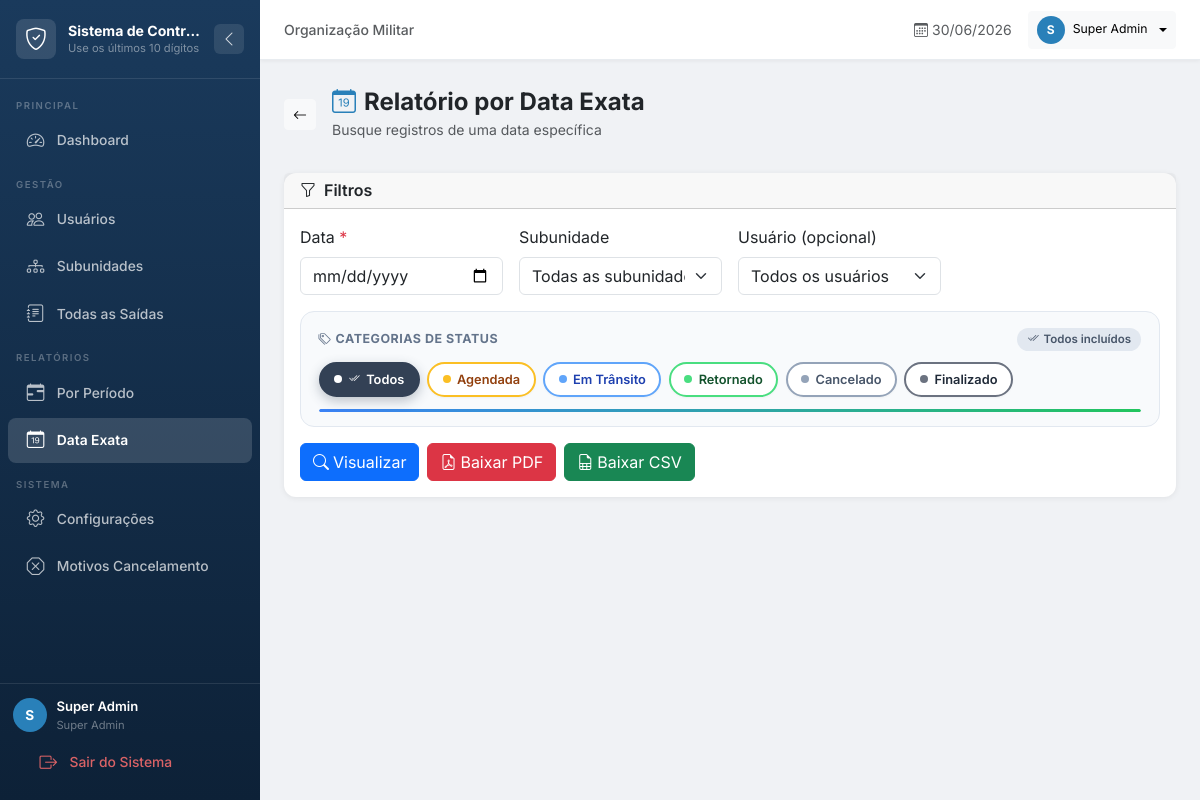
Screenshot of /relatorios/data-exata (signed in) with the database file from the repository.
### app/models/__init__.py (models this page shows, shortened)
class ConfigSistema(db.Model):
    __tablename__ = "config_sistema"
    id        = db.Column(db.Integer, primary_key=True)
    chave     = db.Column(db.String(100), unique=True, nullable=False)
    valor     = db.Column(db.Text, nullable=True)
    descricao = db.Column(db.String(255), nullable=True)
    tipo      = db.Column(db.String(20), default="texto")

class Usuario(UserMixin, db.Model):
    __tablename__ = "usuarios"
    id            = db.Column(db.Integer, primary_key=True)
    cpf           = db.Column(db.String(14), unique=True, nullable=False, index=True)
    nome          = db.Column(db.String(100), nullable=False)
    senha_hash    = db.Column(db.String(255), nullable=False)
    tipo          = db.Column(
        db.Enum(*TipoUsuario.TODOS, name="tipo_usuario"),
        nullable=False,
        default=TipoUsuario.USUARIO,
    )
    ativo         = db.Column(db.Boolean, default=True, nullable=False)
    data_criacao  = db.Column(db.DateTime, default=datetime.utcnow, nullable=False)
    foto          = db.Column(db.String(255), nullable=True)
    subunidade_id = db.Column(
        db.Integer,
        db.ForeignKey("subunidades.id", ondelete="SET NULL"),
        nullable=True,
        index=True,
    )
    telefone      = db.Column(db.String(20), nullable=True)
    email         = db.Column(db.String(120), nullable=True)
    registros = db.relationship(
        "Registro",
        backref="usuario",
        lazy="dynamic",
        foreign_keys="Registro.cpf_usuario",
        primaryjoin="Usuario.cpf == Registro.cpf_usuario",
        cascade="all, delete-orphan",
    )
    @property
    def is_admin(self) -> bool:
        return self.tipo == TipoUsuario.ADMIN

### app/routes/reports.py (the view, shortened to what this page needs)
@reports_bp.route("/data-exata", methods=["GET", "POST"])
@login_required
@admin_required
def data_exata():
    usuarios    = Usuario.query.order_by(Usuario.nome).all()
    subunidades = Subunidade.query.filter_by(ativa=True).order_by(Subunidade.nome).all()
    saidas      = []
    filtros     = {}
    return render_template(
        "reports/data_exata.html",
        usuarios=usuarios, subunidades=subunidades,
        saidas=saidas, filtros=filtros,
        status_opcoes=STATUS_OPCOES,
    )

### app/context_processors.py (called while the page is built)
def register_context_processors(app) -> None:
    @app.context_processor
    def inject_globals() -> dict:
        try:
            configs = {c.chave: c.valor for c in ConfigSistema.query.all()}
        except Exception:
            configs = {}
        return {
            "config_sistema": configs,
            "now": datetime.now(),
        }

### app/models/__init__.py (called while the page is built)
@login_manager.user_loader
def load_user(user_id: str) -> "Usuario | None":
    try:
        return db.session.get(Usuario, int(user_id))
    except (ValueError, TypeError):
        return None

### app/routes/reports.py (called while the page is built)
def admin_required(f):
    @wraps(f)
    def decorated(*args, **kwargs):
        if not current_user.is_authenticated or not current_user.is_admin:
            flash("Acesso restrito ao administrador.", "danger")
            return redirect(url_for("auth.login"))
        return f(*args, **kwargs)
    return decorated

### app/templates/reports/data_exata.html (shortened to what this page needs)
{% extends 'base.html' %}
{% block content %}
<div class="page-header d-flex align-items-center gap-3 mb-4">
    <a href="{{ url_for('reports.index') }}" class="btn btn-sm btn-light">
        <i class="bi bi-arrow-left"></i>
    </a>
    <div>
        <h4 class="mb-0 fw-bold">
            <i class="bi bi-calendar-date me-2" style="color:var(--cor-secundaria);"></i>Relatório por Data Exata
        </h4>
        <small class="text-muted">Busque registros de uma data específica</small>
    </div>
</div>
<div class="card mb-4">
    <div class="card-header">
        <h6 class="mb-0 fw-semibold"><i class="bi bi-funnel me-2"></i>Filtros</h6>
    </div>
    <div class="card-body">
        <form method="POST" id="formRelatorio">
            <div class="row g-3">
                <div class="col-md-3">
                    <label class="form-label">Data <span class="text-danger">*</span></label>
                    <input type="date" name="data_exata" class="form-control"
                           value="{{ filtros.get('data_exata', '') }}" required>
                </div>
                <div class="col-md-3">
                    <label class="form-label">Subunidade</label>
                    <select name="subunidade_id" class="form-select">
                        <option value="">Todas as subunidades</option>
                    </select>
                </div>
                <div class="col-md-3">
                    <label class="form-label">Usuário (opcional)</label>
                    <select name="usuario_id" class="form-select">
                        <option value="">Todos os usuários</option>
                    </select>
                </div>
                <div class="col-12">
                    <div class="status-selector-wrap">
                        <div class="status-selector-header">
                            <span class="status-selector-label"><i class="bi bi-tags me-1"></i>Categorias de Status</span>
                            <span class="status-resumo-pill" id="statusResumoPill">
                                <i class="bi bi-check2-all"></i>
                                <span id="statusResumoTexto">Todos incluídos</span>
                            </span>
                        </div>
                        <div class="status-chips-row" id="statusGrid">
                            <label class="schip schip-todos" id="chipTodos" title="Selecionar todos">
                                <span class="schip-dot"></span>
                                <i class="bi bi-check2-all schip-check"></i>
                                Todos
                            </label>
                            {% set status_selecionados = filtros.get('status_list', []) %}
                            {% for valor, label in status_opcoes %}
                            {% set icons = {'agendada':'bi-clock','em_transito':'bi-truck','retornado':'bi-house-check','cancelado':'bi-x-circle','finalizado':'bi-check-circle'} %}
                            <label class="schip schip-{{ valor }}" data-valor="{{ valor }}">
                                <span class="schip-dot"></span>
                                {{ label }}
                            </label>
                            {% endfor %}
                        </div>
                        <div class="status-progress-bar">
                            <div class="status-progress-fill" id="statusProgressFill" style="width:100%"></div>
                        </div>
                    </div>
                </div>
            </div>
            <div class="d-flex flex-wrap gap-2 mt-3">
                <button type="submit" class="btn btn-primary" onclick="setFormato('visualizar')">
                    <i class="bi bi-search me-1"></i>Visualizar
                </button>
                <button type="submit" class="btn btn-danger" onclick="setFormato('pdf')">
                    <i class="bi bi-file-earmark-pdf me-1"></i>Baixar PDF
                </button>
                <button type="submit" class="btn btn-success" onclick="setFormato('csv')">
                    <i class="bi bi-file-earmark-spreadsheet me-1"></i>Baixar CSV
                </button>
            </div>
        </form>
    </div>
</div>
{% endblock %}

### app/templates/base.html (shortened to what this page needs)
<!DOCTYPE html>
<html lang="pt-br">
<head>
    <link href="https://cdn.jsdelivr.net/npm/bootstrap@5.3.2/dist/css/bootstrap.min.css" rel="stylesheet">
    <link href="https://cdn.jsdelivr.net/npm/bootstrap-icons@1.11.3/font/bootstrap-icons.min.css" rel="stylesheet">
</head>
<body>
<nav id="sidebar" aria-label="Menu lateral">
    <div class="sidebar-brand">
        {% if config_sistema.get('logo') %}
            <img src="{{ url_for('static', filename='uploads/' + config_sistema.get('logo')) }}" alt="Logo">
        {% else %}
            <div class="brand-icon d-flex align-items-center justify-content-center">
                <i class="bi bi-shield-check" style="color:#fff;font-size:1.4rem;"></i>
            </div>
        {% endif %}
        <div class="brand-text">
            <div class="brand-name">{{ config_sistema.get('nome_sistema', 'Controle de Saídas') }}</div>
            <div class="brand-sub">{{ config_sistema.get('subtitulo', 'Sistema de Gestão') }}</div>
        </div>
        <button class="sidebar-toggle d-none d-md-flex" id="sidebarToggle" onclick="toggleCollapse()" title="Recolher/expandir menu">
            <i class="bi bi-chevron-left" id="toggleIcon"></i>
        </button>
    </div>
    <div class="sidebar-nav">
        {% if current_user.is_admin %}
            <div class="nav-section">Principal</div>
            <a href="{{ url_for('admin.dashboard') }}" class="nav-link {% if request.endpoint == 'admin.dashboard' %}active{% endif %}" title="Dashboard">
                <i class="bi bi-speedometer2"></i><span class="link-text"> Dashboard</span>
            </a>
            <div class="nav-section">Gestão</div>
            <a href="{{ url_for('admin.listar_usuarios') }}" class="nav-link {% if 'usuario' in request.endpoint %}active{% endif %}" title="Usuários">
                <i class="bi bi-people"></i><span class="link-text"> Usuários</span>
            </a>
            <a href="{{ url_for('admin.listar_subunidades') }}" class="nav-link {% if 'subunidade' in request.endpoint %}active{% endif %}" title="Subunidades">
                <i class="bi bi-diagram-3"></i><span class="link-text"> Subunidades</span>
            </a>
            <a href="{{ url_for('admin.listar_saidas') }}" class="nav-link {% if 'saidas' in request.endpoint %}active{% endif %}" title="Saídas">
                <i class="bi bi-journal-text"></i><span class="link-text"> Todas as Saídas</span>
            </a>
            <div class="nav-section">Relatórios</div>
            <a href="{{ url_for('reports.por_periodo') }}" class="nav-link {% if 'periodo' in request.endpoint %}active{% endif %}" title="Por Período">
                <i class="bi bi-calendar-range"></i><span class="link-text"> Por Período</span>
            </a>
            <a href="{{ url_for('reports.data_exata') }}" class="nav-link {% if 'exata' in request.endpoint %}active{% endif %}" title="Data Exata">
                <i class="bi bi-calendar-date"></i><span class="link-text"> Data Exata</span>
            </a>
            <div class="nav-section">Sistema</div>
            <a href="{{ url_for('admin.configuracoes') }}" class="nav-link {% if 'configuracoes' in request.endpoint %}active{% endif %}" title="Configurações">
                <i class="bi bi-gear"></i><span class="link-text"> Configurações</span>
            </a>
            <a href="{{ url_for('admin.listar_motivos') }}" class="nav-link {% if 'motivo' in request.endpoint %}active{% endif %}" title="Motivos de Cancelamento">
                <i class="bi bi-x-octagon"></i><span class="link-text"> Motivos Cancelamento</span>
            </a>
        {% endif %}
    </div>
    <div class="sidebar-footer">
        <div class="footer-user">
            {% if current_user.foto %}
                <img src="{{ url_for('static', filename='uploads/' + current_user.foto) }}" class="user-avatar" alt="">
            {% else %}
                <div class="user-avatar-placeholder">{{ current_user.nome[0].upper() }}</div>
            {% endif %}
            <div class="footer-user-info">
                <div style="color:#fff;font-size:0.82rem;font-weight:600;white-space:nowrap;overflow:hidden;text-overflow:ellipsis;">{{ current_user.nome }}</div>
                <div style="color:rgba(255,255,255,0.4);font-size:0.7rem;">{{ 'Super Admin' if current_user.is_admin else 'Usuário' }}</div>
            </div>
        </div>
        <a href="{{ url_for('auth.logout') }}" class="nav-link" style="color:rgba(255,110,110,0.85);" title="Sair">
            <i class="bi bi-box-arrow-right"></i><span class="link-text"> Sair do Sistema</span>
        </a>
    </div>
</nav>
<div id="main-content">
    <div class="topbar gap-2">
        <span class="text-muted small fw-medium d-none d-md-block">
            {{ config_sistema.get('organizacao', 'Organização OM') }}
        </span>
        <div class="ms-auto d-flex align-items-center gap-3">
            <span class="text-muted small d-none d-sm-block">
                <i class="bi bi-calendar3 me-1"></i>{{ now.strftime('%d/%m/%Y') }}
            </span>
            <div class="dropdown">
                <button class="btn btn-sm btn-light dropdown-toggle d-flex align-items-center gap-2" data-bs-toggle="dropdown">
                    {% if current_user.foto %}
                        <img src="{{ url_for('static', filename='uploads/' + current_user.foto) }}" class="user-avatar" style="width:28px;height:28px;" alt="">
                    {% else %}
                        <div class="user-avatar-placeholder" style="width:28px;height:28px;font-size:0.75rem;">{{ current_user.nome[0].upper() }}</div>
                    {% endif %}
                    <span class="d-none d-sm-block small">{{ current_user.nome }}</span>
                </button>
            </div>
        </div>
    </div>
    <div class="container-fluid p-3 p-md-4">
        {% block content %}{% endblock %}
    </div>
</div>
</body>
</html>

### app/templates/reports/data_exata.html (style rules this page uses)
.status-selector-wrap { background: #f8fafc; border: 1.5px solid #e2e8f0; border-radius: 14px; padding: 1rem 1.1rem 0.9rem; }
.status-selector-header { display: flex; align-items: center; justify-content: space-between; margin-bottom: 0.7rem; }
.status-selector-label { font-size: 0.78rem; font-weight: 700; letter-spacing: 0.5px; text-transform: uppercase; color: #64748b; }
.status-resumo-pill { display: inline-flex; align-items: center; gap: 0.3rem; padding: 0.18rem 0.65rem; border-radius: 20px; font-size: 0.72rem; font-weight: 600; background: #e2e8f0; color: #475569; transition: all .2s; }
.status-chips-row { display: flex; flex-wrap: wrap; gap: 0.45rem; }
.schip { display: inline-flex; align-items: center; gap: 0.4rem; padding: 0.35rem 0.85rem; border-radius: 50px; border: 2px solid #cbd5e1; background: #fff; font-size: 0.8rem; font-weight: 600; cursor: pointer; user-select: none; transition: all .18s cubic-bezier(0.4,0,0.2,1); box-shadow: 0 1px 2px rgba(0,0,0,0.04); }
.schip .schip-dot { width:8px; height:8px; border-radius:50%; background:#cbd5e1; transition:all .18s; flex-shrink:0; }
.schip .schip-check { display:none; font-size:0.7rem; }
.schip.active .schip-check { display:inline; }
.schip-todos { border-color:#94a3b8; color:#475569; }
.schip-todos .schip-dot { background:#94a3b8; }
.schip-todos.active { border-color:#334155; background:#334155; color:#fff; box-shadow:0 4px 12px rgba(51,65,85,.3); }
.schip-todos.active .schip-dot { background:#fff; }
.schip-agendada { border-color:#fbbf24; color:#92400e; }
.schip-agendada .schip-dot { background:#fbbf24; }
.schip-em_transito { border-color:#60a5fa; color:#1e40af; }
.schip-em_transito .schip-dot { background:#60a5fa; }
.schip-retornado { border-color:#4ade80; color:#14532d; }
.schip-retornado .schip-dot { background:#4ade80; }
.schip-cancelado { border-color:#94a3b8; color:#475569; }
.schip-cancelado .schip-dot { background:#94a3b8; }
.schip-finalizado { border-color:#6b7280; color:#1f2937; }
.schip-finalizado .schip-dot { background:#6b7280; }
.schip.active .schip-dot { background: rgba(255,255,255,0.7); }
.status-progress-bar { height:3px; border-radius:2px; background:#e2e8f0; margin-top:0.75rem; overflow:hidden; }
.status-progress-fill { height:100%; background:linear-gradient(90deg,#3b82f6,#22c55e); border-radius:2px; transition:width .3s ease; }

### rows the page displays
ConfigSistema: get "Sistema de Contr…"
ConfigSistema: get "Use os últimos 10 dígitos…"
Usuario: nome "S", nome "Super Admin", tipo "Super Admin"
ConfigSistema: get "Organização Militar"

### other values shown
{{ label }} "Agendada" "Em Trânsito" "Retornado" "Cancelado" "Finalizado"
